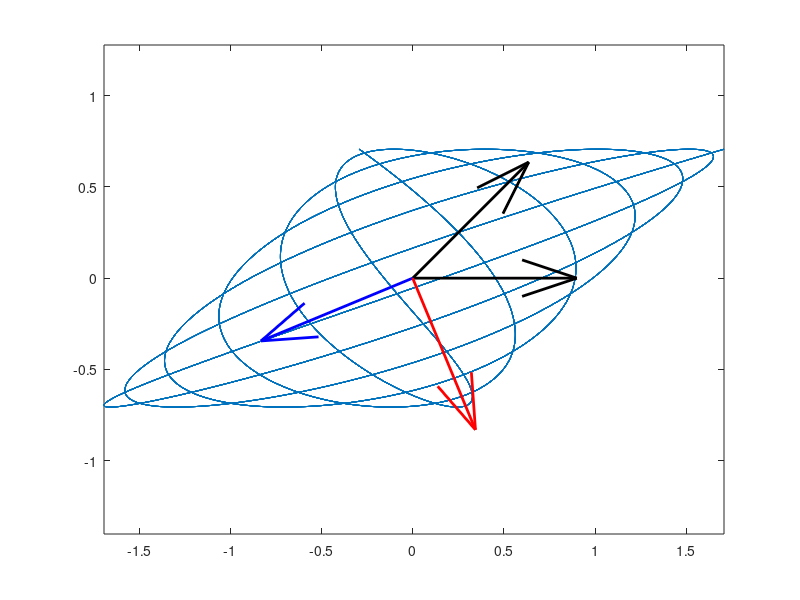

Recreate this plot in MATLAB. (Note: this script raises an error after producing the figure.)
e1 = [1; 0];
e2 = [1; 1]/sqrt(2);
alpha = [1, 1];
omega = [0.39, 0.3];
phi = [0, 0];
fs = 10;
N = 10000;
t = 0:1/fs:(N-1)/fs;
x = alpha(1)*e1*cos(omega(1)*t + phi(1)) + alpha(2)*e2*cos(omega(2)*t + phi(2));
x = x';

fig = figure('units', 'normalized', 'outerposition', [0, 0, 1, 1], 'color', 'w');
ax = axes(fig);
plot(ax, x(:, 1), x(:, 2));
hold(ax, 'on');
axis(ax, 'equal');

%{
p = scatter(ax, x(1, 1), x(1, 2), 'b');

for t_cur = t(1):1:t(end)
    x = alpha(1)*e1*cos(omega(1)*t_cur + phi(1)) + alpha(2)*e2*cos(omega(2)*t_cur + phi(2));
    set(p, 'XData', x(1), 'YData', x(2));
    drawnow;
end
%}

%  PCA
[U, S, V] = svd(x, 0);

q_e1 = quiver(ax, 0, 0, e1(1, 1), e1(2, 1), 'color', 'k', 'LineWidth', 2);
q_e2 = quiver(ax, 0, 0, e2(1, 1), e2(2, 1), 'color', 'k', 'LineWidth', 2);
q_v1 = quiver(ax, 0, 0, V(1, 1), V(2, 1), 'color', 'b', 'LineWidth', 2);
q_v2 = quiver(ax, 0, 0, V(1, 2), V(2, 2), 'color', 'r', 'LineWidth', 2);
legend([q_e1, q_e2, q_v1, q_v2], {'e_{1}', 'e_{2}', append('V_{1}, \lambda_{1} = ', num2str(S(1, 1))), append('V_{2}, \lambda_{2} = ', num2str(S(2, 2)))});

%  t-SNE
%{
fig2 = figure('units', 'normalized', 'outerposition', [0, 0, 1, 1], 'color', 'w');
ax2 = axes(fig2);
Y = tsne(x);
scatter(ax2, Y(:, 1), Y(:, 2));
%}